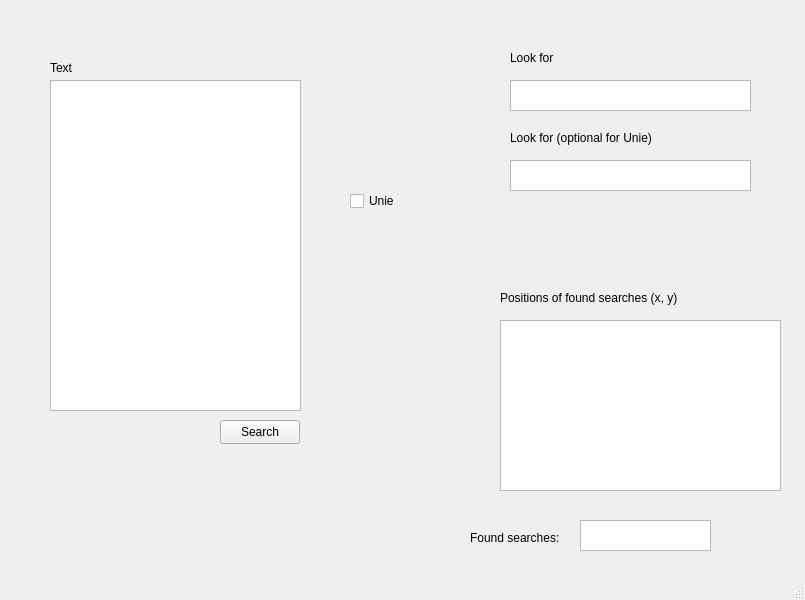
<?xml version="1.0" encoding="UTF-8"?>
<ui version="4.0">
 <class>MainWindow</class>
 <widget class="QMainWindow" name="MainWindow">
  <property name="geometry">
   <rect>
    <x>0</x>
    <y>0</y>
    <width>805</width>
    <height>600</height>
   </rect>
  </property>
  <property name="windowTitle">
   <string>MainWindow</string>
  </property>
  <widget class="QWidget" name="centralwidget">
   <widget class="QLabel" name="label">
    <property name="geometry">
     <rect>
      <x>50</x>
      <y>60</y>
      <width>256</width>
      <height>16</height>
     </rect>
    </property>
    <property name="text">
     <string>Text</string>
    </property>
   </widget>
   <widget class="QPushButton" name="pushButton">
    <property name="geometry">
     <rect>
      <x>220</x>
      <y>420</y>
      <width>80</width>
      <height>24</height>
     </rect>
    </property>
    <property name="text">
     <string>Search</string>
    </property>
   </widget>
   <widget class="QCheckBox" name="checkBox">
    <property name="geometry">
     <rect>
      <x>350</x>
      <y>190</y>
      <width>78</width>
      <height>22</height>
     </rect>
    </property>
    <property name="text">
     <string>Unie</string>
    </property>
   </widget>
   <widget class="QLabel" name="label_2">
    <property name="geometry">
     <rect>
      <x>510</x>
      <y>50</y>
      <width>51</width>
      <height>16</height>
     </rect>
    </property>
    <property name="text">
     <string>Look for</string>
    </property>
   </widget>
   <widget class="QTextEdit" name="textEdit">
    <property name="geometry">
     <rect>
      <x>50</x>
      <y>80</y>
      <width>251</width>
      <height>331</height>
     </rect>
    </property>
   </widget>
   <widget class="QTextEdit" name="textEdit_2">
    <property name="geometry">
     <rect>
      <x>510</x>
      <y>80</y>
      <width>241</width>
      <height>31</height>
     </rect>
    </property>
   </widget>
   <widget class="QTextEdit" name="textEdit_4">
    <property name="geometry">
     <rect>
      <x>510</x>
      <y>160</y>
      <width>241</width>
      <height>31</height>
     </rect>
    </property>
   </widget>
   <widget class="QLabel" name="label_4">
    <property name="geometry">
     <rect>
      <x>510</x>
      <y>130</y>
      <width>231</width>
      <height>16</height>
     </rect>
    </property>
    <property name="text">
     <string>Look for (optional for Unie)</string>
    </property>
   </widget>
   <widget class="QLabel" name="label_5">
    <property name="geometry">
     <rect>
      <x>470</x>
      <y>530</y>
      <width>101</width>
      <height>16</height>
     </rect>
    </property>
    <property name="text">
     <string>Found searches: </string>
    </property>
   </widget>
   <widget class="QTextEdit" name="textEdit_5">
    <property name="geometry">
     <rect>
      <x>580</x>
      <y>520</y>
      <width>131</width>
      <height>31</height>
     </rect>
    </property>
   </widget>
   <widget class="QTextEdit" name="textEdit_3">
    <property name="geometry">
     <rect>
      <x>500</x>
      <y>320</y>
      <width>281</width>
      <height>171</height>
     </rect>
    </property>
   </widget>
   <widget class="QLabel" name="label_3">
    <property name="geometry">
     <rect>
      <x>500</x>
      <y>290</y>
      <width>201</width>
      <height>16</height>
     </rect>
    </property>
    <property name="text">
     <string>Positions of found searches (x, y)</string>
    </property>
   </widget>
  </widget>
  <widget class="QMenuBar" name="menubar">
   <property name="geometry">
    <rect>
     <x>0</x>
     <y>0</y>
     <width>805</width>
     <height>21</height>
    </rect>
   </property>
   <property name="autoFillBackground">
    <bool>false</bool>
   </property>
  </widget>
  <widget class="QStatusBar" name="statusbar"/>
 </widget>
 <resources/>
 <connections/>
</ui>
